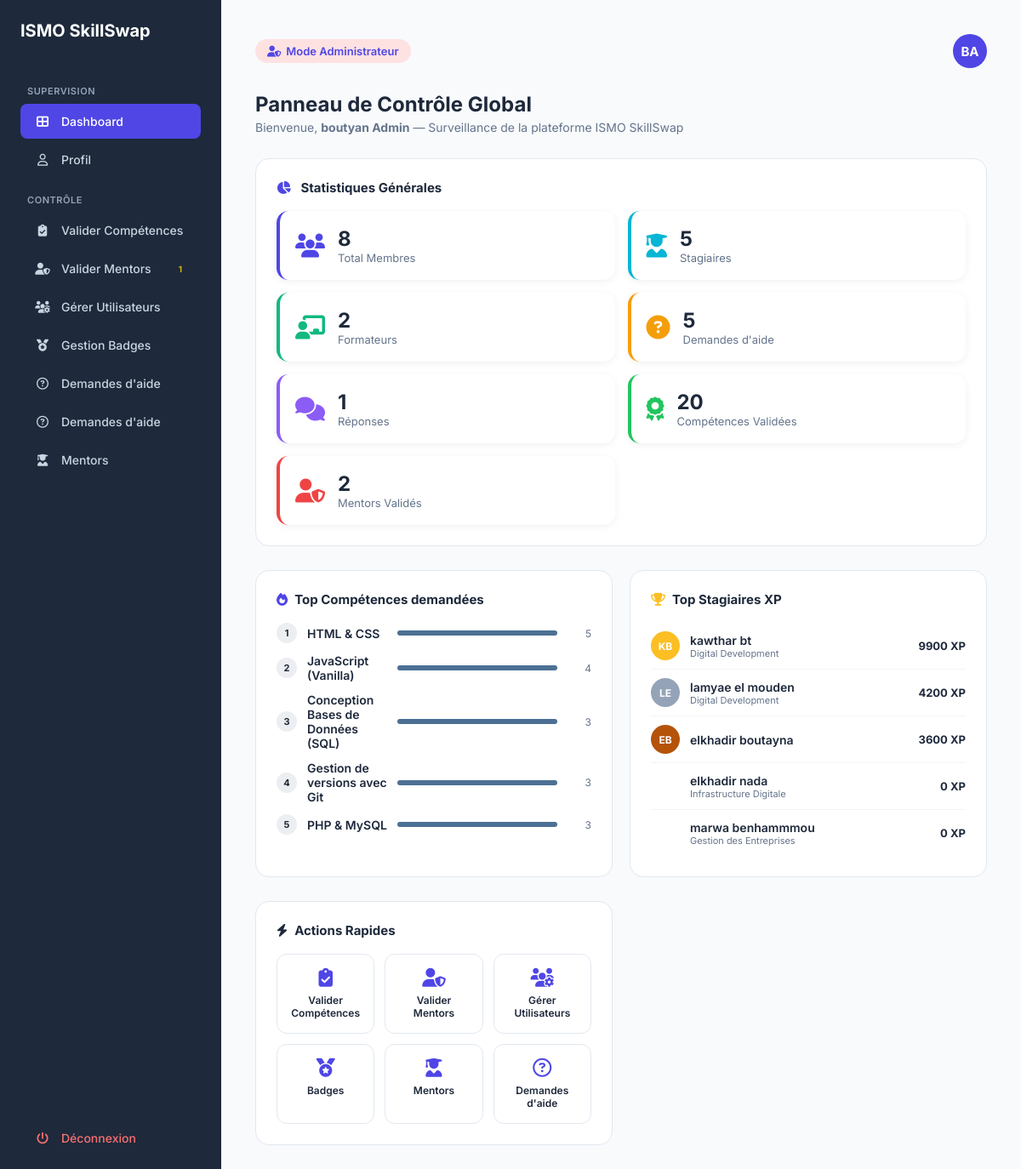
The app's page /dashboard_admin.php (signed in) with its own data.
### tables this page shows
CREATE TABLE `utilisateur` (
  `id_utilisateur` int NOT NULL,
  `nom_uti` varchar(50) DEFAULT NULL,
  `prenom_uti` varchar(50) DEFAULT NULL,
  `email_uti` varchar(100) DEFAULT NULL,
  `pwd_uti` varchar(255) DEFAULT NULL,
  `role` enum('stagiaire','formateur','admin') DEFAULT NULL,
  `photo` varchar(255) DEFAULT 'default.png',
  `is_verified` tinyint(1) DEFAULT '0'
);

CREATE TABLE `stagiaire` (
  `id_utilisateur` int NOT NULL,
  `cef` varchar(50) DEFAULT NULL,
  `filiere` varchar(50) DEFAULT NULL,
  `score_global` int DEFAULT '0',
  `disponibilite` tinyint(1) DEFAULT '1',
  `id_passeport` int DEFAULT NULL
);

### dashboard_admin.php (the view, shortened to what this page needs)
<?php
require_once 'config.php';
$userId = $_SESSION['user_id'];
$infosuser = $pdo->prepare("SELECT * FROM utilisateur WHERE id_utilisateur = ?");
$infosuser->execute([$userId]);
$user = $infosuser->fetch();
$userNomComplet = $user ? htmlspecialchars($user['prenom_uti'] . ' ' . $user['nom_uti']) : "Administrateur";
$initials       = $user ? strtoupper(substr($user['prenom_uti'], 0, 1) . substr($user['nom_uti'], 0, 1)) : "AD";
$statUsers      = $pdo->query("SELECT COUNT(*) FROM utilisateur")->fetchColumn();
$statStagiaires = $pdo->query("SELECT COUNT(*) FROM utilisateur WHERE role = 'stagiaire'")->fetchColumn();
$statFormateurs = $pdo->query("SELECT COUNT(*) FROM utilisateur WHERE role = 'formateur'")->fetchColumn();
$statDemandes   = $pdo->query("SELECT COUNT(*) FROM demande_aide")->fetchColumn();
$statReponses   = $pdo->query("SELECT COUNT(*) FROM reponses_aide")->fetchColumn();
$statCompValid  = $pdo->query("SELECT COUNT(*) FROM validation WHERE etat_validation = 'valide'")->fetchColumn();
$statMentors    = $pdo->query("SELECT COUNT(*) FROM demande_mentorat WHERE statut = 'valide'")->fetchColumn();
$statMentorsPend= $pdo->query("SELECT COUNT(*) FROM demande_mentorat WHERE statut = 'en_attente' AND (message_demande IS NULL OR message_demande = '')")->fetchColumn();
$topComps = $pdo->query(
    "SELECT c.nom_comp, COUNT(v.id_validation) as nb
     FROM validation v
     JOIN competence c ON v.id_comp = c.id_comp
     GROUP BY v.id_comp ORDER BY nb DESC LIMIT 5"
)->fetchAll(PDO::FETCH_ASSOC);
$topStagiaires = $pdo->query(
    "SELECT u.prenom_uti, u.nom_uti, s.score_global, s.filiere
     FROM stagiaire s
     JOIN utilisateur u ON s.id_utilisateur = u.id_utilisateur
     ORDER BY s.score_global DESC LIMIT 5"
)->fetchAll(PDO::FETCH_ASSOC);
?>
<!DOCTYPE html>
<html lang="fr">
<head>
    <link rel="stylesheet" href="https://cdnjs.cloudflare.com/ajax/libs/font-awesome/6.4.0/css/all.min.css">
</head>
<body>
<aside class="sidebar">
    <h1>ISMO SkillSwap</h1>
    <p class="menu-title">SUPERVISION</p>
    <nav>
        <a href="dashboard_admin.php"      class="menu-item active"><i class="fas fa-th-large"></i> <span>Dashboard</span></a>
        <a href="profil.php" class="menu-item"><i class="far fa-user"></i> <span>Profil</span></a>
        <p class="menu-title">CONTRÔLE</p>
        <a href="validation_competence.php" class="menu-item"><i class="fas fa-clipboard-check"></i> <span>Valider Compétences</span>
        </a>
        <a href="validation_mentors.php"    class="menu-item"><i class="fas fa-user-shield"></i>     <span>Valider Mentors</span>
            <?php if ($statMentorsPend > 0): ?><span class="notif-dot"><?php echo $statMentorsPend; ?></span><?php endif; ?>
        </a>
        <a href="gestion_utilisateurs.php"  class="menu-item"><i class="fas fa-users-cog"></i>       <span>Gérer Utilisateurs</span></a>
        <a href="gestion_badges.php" class="menu-item"><i class="fas fa-medal"></i>            <span>Gestion Badges</span></a>
        <a href="demandes_aide.php"  class="menu-item"><i class="far fa-question-circle"></i>  <span>Demandes d'aide</span></a>
        <a href="gestion_categories.php"  class="menu-item"><i class="far fa-question-circle"></i>  <span>Demandes d'aide</span></a>
        <a href="mentors.php" class="menu-item"><i class="fas fa-user-graduate"></i>    <span>Mentors</span></a>
    </nav>
    <div style="margin-top:auto;">
        <a href="logout.php" class="menu-item" style="color:#f87171;"><i class="fas fa-power-off"></i> <span>Déconnexion</span></a>
    </div>
</aside>
<main class="main">
    <header>
        <div class="admin-badge"><i class="fas fa-user-shield"></i> Mode Administrateur</div>
        <div class="avatar-top"><?php echo $initials; ?></div>
    </header>
    <div>
        <h1 class="page-title">Panneau de Contrôle Global</h1>
        <p class="page-sub">Bienvenue, <strong><?php echo $userNomComplet; ?></strong> — Surveillance de la plateforme ISMO SkillSwap</p>
    </div>
<div class="section-card">
    <div class="section-title">
        <span>
            <i class="fas fa-chart-pie" style="color:#4f46e5;margin-right:8px;"></i>
            Statistiques Générales
        </span>
    </div>
    <div class="stats-grid">
        <div class="stat-card" style="border-left:4px solid #4f46e5;">
            <i class="fas fa-users" style="font-size:28px;color:#4f46e5;"></i>
            <div>
                <div class="stat-num"><?php echo $statUsers; ?></div>
                <div class="stat-label">Total Membres</div>
            </div>
        </div>
        <div class="stat-card" style="border-left:4px solid #06b6d4;">
            <i class="fas fa-user-graduate" style="font-size:28px;color:#06b6d4;"></i>
            <div>
                <div class="stat-num"><?php echo $statStagiaires; ?></div>
                <div class="stat-label">Stagiaires</div>
            </div>
        </div>
        <div class="stat-card" style="border-left:4px solid #10b981;">
            <i class="fas fa-chalkboard-teacher" style="font-size:28px;color:#10b981;"></i>
            <div>
                <div class="stat-num"><?php echo $statFormateurs; ?></div>
                <div class="stat-label">Formateurs</div>
            </div>
        </div>
        <div class="stat-card" style="border-left:4px solid #f59e0b;">
            <i class="fas fa-question-circle" style="font-size:28px;color:#f59e0b;"></i>
            <div>
                <div class="stat-num"><?php echo $statDemandes; ?></div>
                <div class="stat-label">Demandes d'aide</div>
            </div>
        </div>
        <div class="stat-card" style="border-left:4px solid #8b5cf6;">
            <i class="fas fa-comments" style="font-size:28px;color:#8b5cf6;"></i>
            <div>
                <div class="stat-num"><?php echo $statReponses; ?></div>
                <div class="stat-label">Réponses</div>
            </div>
        </div>
        <div class="stat-card" style="border-left:4px solid #22c55e;">
            <i class="fas fa-award" style="font-size:28px;color:#22c55e;"></i>
            <div>
                <div class="stat-num"><?php echo $statCompValid; ?></div>
                <div class="stat-label">Compétences Validées</div>
            </div>
        </div>
        <div class="stat-card" style="border-left:4px solid #ef4444;">
            <i class="fas fa-user-shield" style="font-size:28px;color:#ef4444;"></i>
            <div>
                <div class="stat-num"><?php echo $statMentors; ?></div>
                <div class="stat-label">Mentors Validés</div>
            </div>
        </div>
    </div>
</div>
    <div class="grid-2">
        <div class="section-card">
            <div class="section-title">
                <span><i class="fas fa-fire" style="color:var(--primary); margin-right:8px;"></i>Top Compétences demandées</span>
            </div>
            <?php
            $maxNb = !empty($topComps) ? $topComps[0]['nb'] : 1;
            foreach ($topComps as $i => $tc):
                $pct = $maxNb > 0 ? round($tc['nb'] / $maxNb * 100) : 0;
            ?>
            <div class="comp-item">
                <div class="comp-rank"><?php echo $i + 1; ?></div>
                <span class="comp-name"><?php echo htmlspecialchars($tc['nom_comp']); ?></span>
                <div class="comp-bar-wrap"><div class="comp-bar" style="width:<?php echo $pct; ?>%;"></div></div>
                <span class="comp-nb"><?php echo $tc['nb']; ?></span>
            </div>
            <?php endforeach; ?>
        </div>
        <div class="section-card">
            <div class="section-title">
                <span><i class="fas fa-trophy" style="color:#fbbf24; margin-right:8px;"></i>Top Stagiaires XP</span>
            </div>
            <?php foreach ($topStagiaires as $i => $ts):
                $avIni = strtoupper(substr($ts['prenom_uti'], 0, 1) . substr($ts['nom_uti'], 0, 1));
                $medalClass = $i === 0 ? 'medal-1' : ($i === 1 ? 'medal-2' : ($i === 2 ? 'medal-3' : ''));
            ?>
            <div class="stag-item">
                <div class="stag-av <?php echo $medalClass; ?>"><?php echo $avIni; ?></div>
                <div>
                    <div class="stag-name"><?php echo htmlspecialchars($ts['prenom_uti'] . ' ' . $ts['nom_uti']); ?></div>
                    <div class="stag-fil"><?php echo htmlspecialchars($ts['filiere'] ?? ''); ?></div>
                </div>
                <div class="stag-xp"><?php echo $ts['score_global'] ?? 0; ?> XP</div>
            </div>
            <?php endforeach; ?>
        </div>
    </div>
    <div class="grid-2">
        <div class="section-card">
            <div class="section-title"><span><i class="fas fa-bolt" style="color:var(--yellow); margin-right:8px;"></i>Actions Rapides</span></div>
            <div class="quick-actions">
                <a href="validation_competence.php" class="qa-btn">
                    <i class="fas fa-clipboard-check"></i>
                    <span>Valider<br>Compétences</span>
                </a>
                <a href="validation_mentors.php" class="qa-btn">
                    <i class="fas fa-user-shield"></i>
                    <span>Valider<br>Mentors</span>
                </a>
                <a href="gestion_utilisateurs.php" class="qa-btn">
                    <i class="fas fa-users-cog"></i>
                    <span>Gérer<br>Utilisateurs</span>
                </a>
                <a href="gestion_badges.php" class="qa-btn">
                    <i class="fas fa-medal"></i>
                    <span>Badges</span>
                </a>
                <a href="mentors.php" class="qa-btn">
                    <i class="fas fa-user-graduate"></i>
                    <span>Mentors</span>
                </a>
                <a href="demandes_aide.php" class="qa-btn">
                    <i class="far fa-question-circle"></i>
                    <span>Demandes<br>d'aide</span>
                </a>
            </div>
        </div>
    </div>
</main>
</body>
</html>

### dashboard_admin.php (style rules this page uses)
:root { --sidebar-bg: #1e293b; --primary: #4f46e5; --primary-hover: #3730a3; --main-bg: #f8fafc; --border: #e2e8f0; --text-main: #1e293b; --text-muted: #64748b; --success: #10b981; --danger: #ef4444; }
* { box-sizing: border-box; margin: 0; padding: 0; }
body { display: flex; background: var(--main-bg); font-family: 'Inter', sans-serif; min-height: 100vh; color: var(--text-main); }
.sidebar { width: 260px; background: var(--sidebar-bg); color: white; padding: 24px; display: flex; flex-direction: column; flex-shrink: 0; }
.sidebar h1 { font-size: 20px; font-weight: 700; margin-bottom: 32px; }
.menu-title { font-size: 11px; color: #94a3b8; text-transform: uppercase; letter-spacing: .05em; margin: 20px 0 8px 8px; font-weight: 600; }
.menu-item { display: flex; align-items: center; text-decoration: none; color: #cbd5e1; padding: 12px 16px; border-radius: 8px; margin-bottom: 4px; font-size: 14px; font-weight: 500; }
.menu-item i { margin-right: 12px; width: 20px; text-align: center; }
.menu-item:hover, .menu-item.active { background: var(--primary); color: white; }
.notif-dot { background: var(--yellow); color: #d6b810; font-size: 10px; font-weight: 700; padding: 1px 6px; border-radius: 10px; margin-left: auto; }
.main { flex: 1; padding: 40px; overflow-y: auto; display: flex; flex-direction: column; gap: 28px; }
header { display: flex; justify-content: space-between; align-items: center; }
.admin-badge { background: #fee2e2; color: var(--primary); padding: 6px 14px; border-radius: 20px; font-size: 13px; font-weight: 600; display: flex; align-items: center; gap: 6px; }
.avatar-top { width: 40px; height: 40px; background: var(--primary); color: white; border-radius: 50%; display: flex; align-items: center; justify-content: center; font-weight: 700; font-size: 15px; }
.page-title { font-size: 24px; font-weight: 700; }
.page-sub { color: var(--text-muted); font-size: 14px; margin-top: 4px; }
.stats-grid { display:grid; grid-template-columns:repeat(auto-fit,minmax(220px,1fr)); gap:15px; }
.stat-card { background:#fff; border-radius:14px; padding:18px; display:flex; align-items:center; gap:15px; box-shadow:0 2px 10px rgba(0,0,0,.06); transition:0.3s; }
.stat-num { font-size:24px; font-weight:700; }
.stat-label { font-size:13px; color:#64748b; }
.grid-2 { display: grid; grid-template-columns: 1fr 1fr; gap: 20px; }
.section-card { background: white; border-radius: 16px; border: 1px solid var(--border); padding: 24px; }
.section-title { font-size: 15px; font-weight: 700; margin-bottom: 18px; display: flex; align-items: center; justify-content: space-between; }
.comp-item { display: flex; align-items: center; gap: 12px; margin-bottom: 12px; }
.comp-rank { width: 24px; height: 24px; border-radius: 50%; background: #eceef1; color: var(--blue); font-size: 11px; font-weight: 700; display: flex; align-items: center; justify-content: center; flex-shrink: 0; }
.comp-name { font-size: 14px; font-weight: 600; flex: 1; }
.comp-bar-wrap { flex: 2; background: #4c7094; border-radius: 20px; height: 6px; overflow: hidden; }
.comp-bar { height: 100%; border-radius: 20px; background: var(--blue); }
.comp-nb { font-size: 12px; color: var(--text-muted); min-width: 28px; text-align: right; }
.stag-item { display: flex; align-items: center; gap: 12px; padding: 10px 0; border-bottom: 1px solid #f1f5f9; }
.stag-item:last-child { border-bottom: none; }
.stag-av { width: 34px; height: 34px; border-radius: 50%; background: var(--blue); color: white; display: flex; align-items: center; justify-content: center; font-size: 12px; font-weight: 700; flex-shrink: 0; }
.stag-name { font-size: 14px; font-weight: 600; }
.stag-fil { font-size: 11px; color: var(--text-muted); }
.stag-xp { margin-left: auto; font-size: 13px; font-weight: 700; color: var(--blue); }
.medal-1 { background: #fbbf24; }
.medal-2 { background: #94a3b8; }
.medal-3 { background: #b45309; }
.quick-actions { display: grid; grid-template-columns: repeat(3, 1fr); gap: 12px; }
.qa-btn { background: white; border: 1px solid var(--border); border-radius: 12px; padding: 16px; text-align: center; text-decoration: none; color: var(--text-main); transition: 0.2s; display: flex; flex-direction: column; align-items: center; gap: 8px; }
.qa-btn i { font-size: 22px; color: var(--primary); }
.qa-btn span { font-size: 12px; font-weight: 600; }
@media (max-width: 1200px) { .stats-grid { grid-template-columns: repeat(2, 1fr); } }

### records on screen
utilisateur: initials "BA", userNomComplet "boutyan Admin"
stagiaire: id_utilisateur.nom_uti "KB", id_utilisateur.nom_uti "kawthar bt", filiere "Digital Development", score_global "9900"
stagiaire: id_utilisateur.nom_uti "LE", id_utilisateur.nom_uti "lamyae el mouden", filiere "Digital Development", score_global "4200"
stagiaire: id_utilisateur.nom_uti "EB", id_utilisateur.nom_uti "elkhadir boutayna", score_global "3600"
stagiaire: id_utilisateur.nom_uti "elkhadir nada", filiere "Infrastructure Digitale", score_global "0"
stagiaire: id_utilisateur.nom_uti "marwa benhammmou", filiere "Gestion des Entreprises", score_global "0"

### other values on screen
$statMentorsPend "1"
$statUsers "8"
$statStagiaires "5"
$statFormateurs "2"
$statDemandes "5"
$statReponses "1"
$statCompValid "20"
$statMentors "2"
$tc['nom_comp'] "HTML & CSS"
$tc['nb'] "5"
$tc['nom_comp'] "JavaScript (Vanilla)"
$tc['nb'] "4"
$tc['nom_comp'] "Conception Bases de Données (SQL)"
$tc['nb'] "3"
$tc['nom_comp'] "Gestion de versions avec Git"
